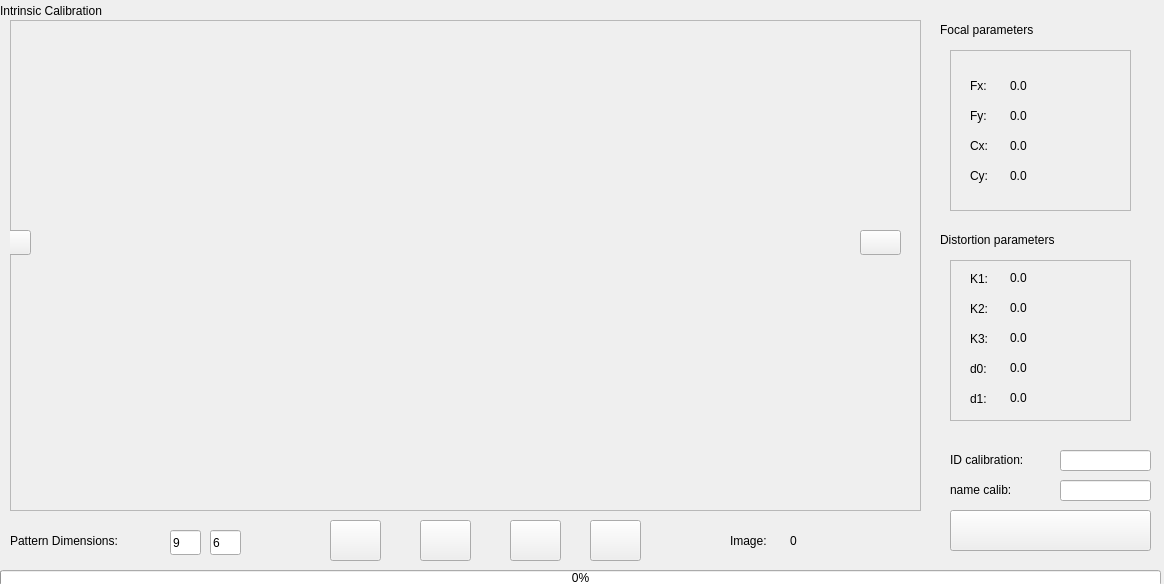
<?xml version="1.0" encoding="UTF-8"?>
<ui version="4.0">
 <class>Form</class>
 <widget class="QWidget" name="Form">
  <property name="geometry">
   <rect>
    <x>0</x>
    <y>0</y>
    <width>1164</width>
    <height>584</height>
   </rect>
  </property>
  <property name="windowTitle">
   <string>Form</string>
  </property>
  <widget class="QLabel" name="labelHeader">
   <property name="geometry">
    <rect>
     <x>0</x>
     <y>-10</y>
     <width>691</width>
     <height>41</height>
    </rect>
   </property>
   <property name="text">
    <string>Intrinsic Calibration</string>
   </property>
  </widget>
  <widget class="QPushButton" name="startButton">
   <property name="geometry">
    <rect>
     <x>420</x>
     <y>520</y>
     <width>51</width>
     <height>41</height>
    </rect>
   </property>
   <property name="text">
    <string/>
   </property>
  </widget>
  <widget class="QFrame" name="frameFocal">
   <property name="geometry">
    <rect>
     <x>950</x>
     <y>50</y>
     <width>181</width>
     <height>161</height>
    </rect>
   </property>
   <property name="frameShape">
    <enum>QFrame::StyledPanel</enum>
   </property>
   <property name="frameShadow">
    <enum>QFrame::Raised</enum>
   </property>
   <widget class="QLabel" name="label_5">
    <property name="geometry">
     <rect>
      <x>20</x>
      <y>110</y>
      <width>41</width>
      <height>31</height>
     </rect>
    </property>
    <property name="text">
     <string>Cy:</string>
    </property>
   </widget>
   <widget class="QLabel" name="label_2">
    <property name="geometry">
     <rect>
      <x>20</x>
      <y>20</y>
      <width>41</width>
      <height>31</height>
     </rect>
    </property>
    <property name="text">
     <string>Fx:</string>
    </property>
   </widget>
   <widget class="QLabel" name="label_4">
    <property name="geometry">
     <rect>
      <x>20</x>
      <y>80</y>
      <width>41</width>
      <height>31</height>
     </rect>
    </property>
    <property name="text">
     <string>Cx:</string>
    </property>
   </widget>
   <widget class="QLabel" name="label_3">
    <property name="geometry">
     <rect>
      <x>20</x>
      <y>50</y>
      <width>41</width>
      <height>31</height>
     </rect>
    </property>
    <property name="text">
     <string>Fy:</string>
    </property>
   </widget>
   <widget class="QLabel" name="labelFx">
    <property name="geometry">
     <rect>
      <x>60</x>
      <y>20</y>
      <width>111</width>
      <height>31</height>
     </rect>
    </property>
    <property name="text">
     <string>0.0</string>
    </property>
   </widget>
   <widget class="QLabel" name="labelFy">
    <property name="geometry">
     <rect>
      <x>60</x>
      <y>50</y>
      <width>111</width>
      <height>31</height>
     </rect>
    </property>
    <property name="text">
     <string>0.0</string>
    </property>
   </widget>
   <widget class="QLabel" name="labelCx">
    <property name="geometry">
     <rect>
      <x>60</x>
      <y>80</y>
      <width>111</width>
      <height>31</height>
     </rect>
    </property>
    <property name="text">
     <string>0.0</string>
    </property>
   </widget>
   <widget class="QLabel" name="labelCy">
    <property name="geometry">
     <rect>
      <x>60</x>
      <y>110</y>
      <width>111</width>
      <height>31</height>
     </rect>
    </property>
    <property name="text">
     <string>0.0</string>
    </property>
   </widget>
  </widget>
  <widget class="QFrame" name="frameDistortion">
   <property name="geometry">
    <rect>
     <x>950</x>
     <y>260</y>
     <width>181</width>
     <height>161</height>
    </rect>
   </property>
   <property name="frameShape">
    <enum>QFrame::StyledPanel</enum>
   </property>
   <property name="frameShadow">
    <enum>QFrame::Raised</enum>
   </property>
   <widget class="QLabel" name="label">
    <property name="geometry">
     <rect>
      <x>20</x>
      <y>10</y>
      <width>31</width>
      <height>17</height>
     </rect>
    </property>
    <property name="text">
     <string>K1:</string>
    </property>
   </widget>
   <widget class="QLabel" name="label_6">
    <property name="geometry">
     <rect>
      <x>20</x>
      <y>40</y>
      <width>31</width>
      <height>17</height>
     </rect>
    </property>
    <property name="text">
     <string>K2:</string>
    </property>
   </widget>
   <widget class="QLabel" name="label_7">
    <property name="geometry">
     <rect>
      <x>20</x>
      <y>70</y>
      <width>31</width>
      <height>17</height>
     </rect>
    </property>
    <property name="text">
     <string>K3:</string>
    </property>
   </widget>
   <widget class="QLabel" name="label_8">
    <property name="geometry">
     <rect>
      <x>20</x>
      <y>100</y>
      <width>31</width>
      <height>17</height>
     </rect>
    </property>
    <property name="text">
     <string>d0:</string>
    </property>
   </widget>
   <widget class="QLabel" name="label_9">
    <property name="geometry">
     <rect>
      <x>20</x>
      <y>130</y>
      <width>31</width>
      <height>17</height>
     </rect>
    </property>
    <property name="text">
     <string>d1:</string>
    </property>
   </widget>
   <widget class="QLabel" name="labelK1">
    <property name="geometry">
     <rect>
      <x>60</x>
      <y>10</y>
      <width>111</width>
      <height>16</height>
     </rect>
    </property>
    <property name="text">
     <string>0.0</string>
    </property>
   </widget>
   <widget class="QLabel" name="labelK2">
    <property name="geometry">
     <rect>
      <x>60</x>
      <y>40</y>
      <width>111</width>
      <height>16</height>
     </rect>
    </property>
    <property name="text">
     <string>0.0</string>
    </property>
   </widget>
   <widget class="QLabel" name="labelK3">
    <property name="geometry">
     <rect>
      <x>60</x>
      <y>70</y>
      <width>111</width>
      <height>16</height>
     </rect>
    </property>
    <property name="text">
     <string>0.0</string>
    </property>
   </widget>
   <widget class="QLabel" name="labelP1">
    <property name="geometry">
     <rect>
      <x>60</x>
      <y>100</y>
      <width>111</width>
      <height>16</height>
     </rect>
    </property>
    <property name="text">
     <string>0.0</string>
    </property>
   </widget>
   <widget class="QLabel" name="labelP2">
    <property name="geometry">
     <rect>
      <x>60</x>
      <y>130</y>
      <width>111</width>
      <height>16</height>
     </rect>
    </property>
    <property name="text">
     <string>0.0</string>
    </property>
   </widget>
  </widget>
  <widget class="QPushButton" name="loadButton">
   <property name="geometry">
    <rect>
     <x>330</x>
     <y>520</y>
     <width>51</width>
     <height>41</height>
    </rect>
   </property>
   <property name="text">
    <string/>
   </property>
  </widget>
  <widget class="QPushButton" name="saveButton">
   <property name="geometry">
    <rect>
     <x>590</x>
     <y>520</y>
     <width>51</width>
     <height>41</height>
    </rect>
   </property>
   <property name="text">
    <string/>
   </property>
  </widget>
  <widget class="QFrame" name="frameWorkspace">
   <property name="geometry">
    <rect>
     <x>10</x>
     <y>20</y>
     <width>911</width>
     <height>491</height>
    </rect>
   </property>
   <property name="frameShape">
    <enum>QFrame::StyledPanel</enum>
   </property>
   <property name="frameShadow">
    <enum>QFrame::Raised</enum>
   </property>
   <widget class="QWidget" name="horizontalLayoutWidget">
    <property name="geometry">
     <rect>
      <x>20</x>
      <y>0</y>
      <width>871</width>
      <height>491</height>
     </rect>
    </property>
    <layout class="QHBoxLayout" name="imageLayout"/>
   </widget>
   <widget class="QPushButton" name="previusButton">
    <property name="geometry">
     <rect>
      <x>-20</x>
      <y>210</y>
      <width>41</width>
      <height>25</height>
     </rect>
    </property>
    <property name="text">
     <string/>
    </property>
   </widget>
   <widget class="QPushButton" name="nextButton">
    <property name="geometry">
     <rect>
      <x>850</x>
      <y>210</y>
      <width>41</width>
      <height>25</height>
     </rect>
    </property>
    <property name="text">
     <string/>
    </property>
   </widget>
  </widget>
  <widget class="QLineEdit" name="cornersX">
   <property name="geometry">
    <rect>
     <x>170</x>
     <y>530</y>
     <width>31</width>
     <height>25</height>
    </rect>
   </property>
   <property name="text">
    <string>9</string>
   </property>
  </widget>
  <widget class="QLineEdit" name="cornersY">
   <property name="geometry">
    <rect>
     <x>210</x>
     <y>530</y>
     <width>31</width>
     <height>25</height>
    </rect>
   </property>
   <property name="text">
    <string>6</string>
   </property>
  </widget>
  <widget class="QProgressBar" name="progressBarIntrsc">
   <property name="geometry">
    <rect>
     <x>0</x>
     <y>570</y>
     <width>1161</width>
     <height>16</height>
    </rect>
   </property>
   <property name="value">
    <number>0</number>
   </property>
  </widget>
  <widget class="QPushButton" name="clearButton">
   <property name="geometry">
    <rect>
     <x>510</x>
     <y>520</y>
     <width>51</width>
     <height>41</height>
    </rect>
   </property>
   <property name="text">
    <string/>
   </property>
  </widget>
  <widget class="QLabel" name="label_10">
   <property name="geometry">
    <rect>
     <x>10</x>
     <y>530</y>
     <width>141</width>
     <height>21</height>
    </rect>
   </property>
   <property name="text">
    <string>Pattern Dimensions:</string>
   </property>
  </widget>
  <widget class="QLabel" name="label_11">
   <property name="geometry">
    <rect>
     <x>940</x>
     <y>20</y>
     <width>181</width>
     <height>20</height>
    </rect>
   </property>
   <property name="text">
    <string>Focal parameters</string>
   </property>
  </widget>
  <widget class="QLabel" name="label_12">
   <property name="geometry">
    <rect>
     <x>940</x>
     <y>230</y>
     <width>181</width>
     <height>20</height>
    </rect>
   </property>
   <property name="text">
    <string>Distortion parameters</string>
   </property>
  </widget>
  <widget class="QLabel" name="currentImageLabel">
   <property name="geometry">
    <rect>
     <x>790</x>
     <y>530</y>
     <width>67</width>
     <height>21</height>
    </rect>
   </property>
   <property name="text">
    <string>0</string>
   </property>
  </widget>
  <widget class="QLabel" name="label_13">
   <property name="geometry">
    <rect>
     <x>730</x>
     <y>530</y>
     <width>51</width>
     <height>21</height>
    </rect>
   </property>
   <property name="text">
    <string>Image:</string>
   </property>
  </widget>
  <widget class="QPushButton" name="buttonUploadCloud">
   <property name="geometry">
    <rect>
     <x>950</x>
     <y>510</y>
     <width>201</width>
     <height>41</height>
    </rect>
   </property>
   <property name="text">
    <string/>
   </property>
  </widget>
  <widget class="QLineEdit" name="lineEditIDcalib">
   <property name="geometry">
    <rect>
     <x>1060</x>
     <y>450</y>
     <width>91</width>
     <height>21</height>
    </rect>
   </property>
   <property name="text">
    <string/>
   </property>
  </widget>
  <widget class="QLabel" name="label_14">
   <property name="geometry">
    <rect>
     <x>950</x>
     <y>450</y>
     <width>101</width>
     <height>20</height>
    </rect>
   </property>
   <property name="text">
    <string>ID calibration:</string>
   </property>
  </widget>
  <widget class="QLabel" name="label_15">
   <property name="geometry">
    <rect>
     <x>950</x>
     <y>480</y>
     <width>81</width>
     <height>20</height>
    </rect>
   </property>
   <property name="text">
    <string>name calib:</string>
   </property>
  </widget>
  <widget class="QLineEdit" name="lineEditNameCalib">
   <property name="geometry">
    <rect>
     <x>1060</x>
     <y>480</y>
     <width>91</width>
     <height>21</height>
    </rect>
   </property>
   <property name="text">
    <string/>
   </property>
  </widget>
 </widget>
 <resources/>
 <connections/>
</ui>
